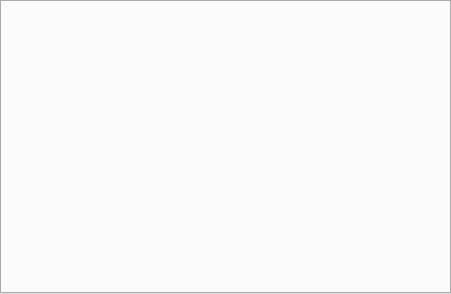
<?xml version="1.0" encoding="UTF-8"?>
<ui version="4.0">
 <class>TabWindow</class>
 <widget class="QMainWindow" name="TabWindow">
  <property name="geometry">
   <rect>
    <x>0</x>
    <y>0</y>
    <width>451</width>
    <height>294</height>
   </rect>
  </property>
  <property name="windowTitle">
   <string>TabWindow</string>
  </property>
  <widget class="QWidget" name="centralwidget">
   <layout class="QVBoxLayout" name="verticalLayout">
    <property name="margin">
     <number>0</number>
    </property>
    <item>
     <widget class="QTabWidget" name="tab_widget">
      <property name="tabShape">
       <enum>QTabWidget::Rounded</enum>
      </property>
      <property name="currentIndex">
       <number>-1</number>
      </property>
      <property name="documentMode">
       <bool>false</bool>
      </property>
      <property name="tabsClosable">
       <bool>true</bool>
      </property>
      <property name="movable">
       <bool>true</bool>
      </property>
     </widget>
    </item>
   </layout>
  </widget>
 </widget>
 <resources/>
 <connections/>
</ui>
